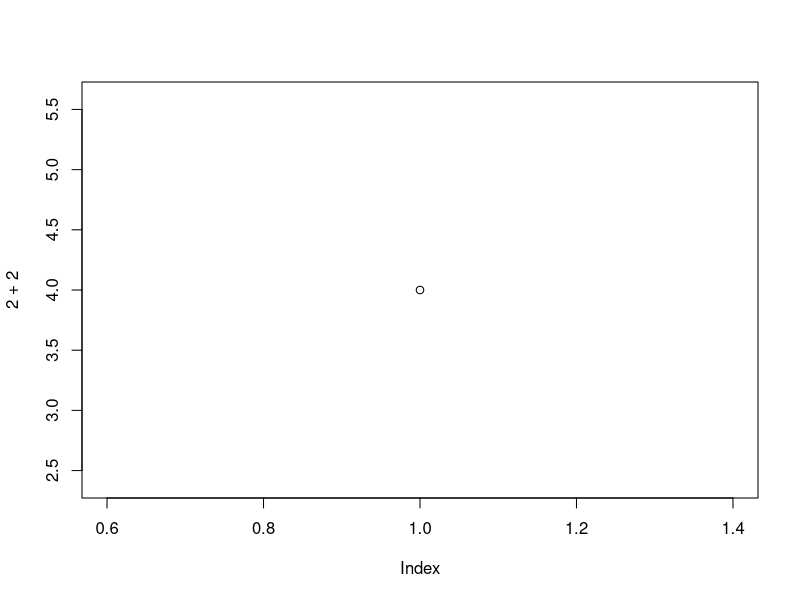

Recreate this plot in R.
## ---- chunk 1
knitr::opts_chunk$set(echo = FALSE)
## ---- chunk 2
summary(2+2)
## ---- chunk 3
plot(2+2)
